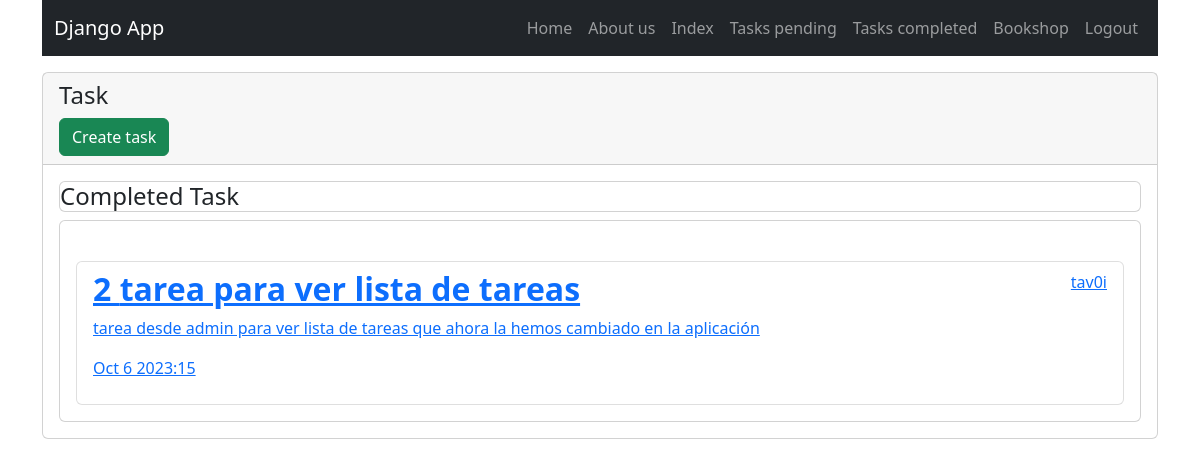
The page /tasks/False (signed in) on the database its author committed.
### InstalledApps/tasks/models.py (models this page shows, shortened)
class Task(models.Model):
    title = models.CharField(max_length=100)
    description = models.TextField(blank=True)
    created = models.DateTimeField(auto_now_add=True)
    date_completed = models.DateTimeField(null=True, blank=True)
    is_important = models.BooleanField(default=False)
    user = models.ForeignKey(User, on_delete=models.CASCADE)

### InstalledApps/tasks/views.py (the view)
# urls.py: path('tasks/<str:is_not_completed>', views.tasks, name='tasks'),
@login_required
def tasks(request, is_not_completed):
    if is_not_completed == 'True':
        is_not_completed = True
    else:
        is_not_completed = False
    tasks = Task.objects.filter(
            user=request.user,
            date_completed__isnull=is_not_completed).order_by('date_completed')
    context = {
        'tasks': tasks,
    }
    if is_not_completed:
        print('pending')
        context.update({'title':'Pending Task'})
        context.update({'formaction': '/task/True'})
    else:
        print('complete')
        context.update({'title':'Completed Task'})
        context.update({'formaction': '/task/False'})
    return render(request, 'tasks.html', context)

### InstalledApps/tasks/templates/tasks.html (shortened to what this page needs)
{% extends 'base.html' %}
{% block cardtitle %}
Task
{% endblock %}
{% block cardsubtitle %}
{{title}}
{% endblock %}
{% block newbutton %}
<a name="" id="" class="btn btn-success" href="{% url 'task_create' %}" role="button">
    Create task
</a>
{% endblock %}
{% block content %}
<div class="col-md-12 offset-md-0 mt-4">
    <ul class="list-group">
        {% for task in tasks %}
        <li class="list-group-item">
            <a href="{% url 'task_detail' task.id %}">
                <header class="d-flex justify-content-between">
                    {% if task.is_important %}
                    <h2 class="fw-bold text-success">
                        {{task.id}}
                        {{task.title}}
                    </h2>
                    {% else %}
                    <h2 class="fw-bold">{{task.id}}
                        {{task.title}}
                    </h2>
                    {% endif %}
                    <p>{{task.user.username}}</p>
                </header>
                <p>{{task.description}}</p>
                <p>{{task.date_completed|date:'M j Y:i'}}</p>
            </a>
        </li>
        {% endfor %}
    </ul>
</div>
{% endblock %}

### rows shown on the page
Task: id "2", title "tarea para ver lista de tareas", user.username "tav0i", description "tarea desde admin para ver lista de tareas que ahora la hemos cambiado en la aplicación", date_completed "Oct 6 2023:15"

### other values the page prints
{{ title }} "Completed Task"
